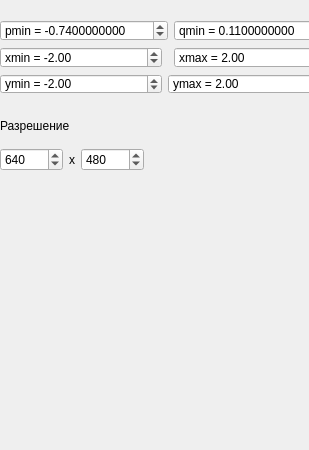
           <widget class="QWidget" name="page_3">
            <property name="geometry">
             <rect>
              <x>0</x>
              <y>0</y>
              <width>309</width>
              <height>450</height>
             </rect>
            </property>
            <attribute name="label">
             <string>Z(n+1) = Z(n)^2 + C</string>
            </attribute>
            <widget class="QWidget" name="layoutWidget_2">
             <property name="geometry">
              <rect>
               <x>0</x>
               <y>20</y>
               <width>336</width>
               <height>74</height>
              </rect>
             </property>
             <layout class="QGridLayout" name="gridLayout">
              <item row="0" column="2">
               <widget class="QDoubleSpinBox" name="qmin">
                <property name="sizePolicy">
                 <sizepolicy hsizetype="MinimumExpanding" vsizetype="MinimumExpanding">
                  <horstretch>0</horstretch>
                  <verstretch>0</verstretch>
                 </sizepolicy>
                </property>
                <property name="prefix">
                 <string>qmin = </string>
                </property>
                <property name="decimals">
                 <number>10</number>
                </property>
                <property name="minimum">
                 <double>-99990.000000000000000</double>
                </property>
                <property name="maximum">
                 <double>999999.989999999990687</double>
                </property>
                <property name="singleStep">
                 <double>0.500000000000000</double>
                </property>
                <property name="value">
                 <double>0.110000000000000</double>
                </property>
               </widget>
              </item>
              <item row="1" column="0">
               <widget class="QDoubleSpinBox" name="xmin">
                <property name="sizePolicy">
                 <sizepolicy hsizetype="MinimumExpanding" vsizetype="MinimumExpanding">
                  <horstretch>0</horstretch>
                  <verstretch>0</verstretch>
                 </sizepolicy>
                </property>
                <property name="prefix">
                 <string>xmin = </string>
                </property>
                <property name="minimum">
                 <double>-99.000000000000000</double>
                </property>
                <property name="value">
                 <double>-2.000000000000000</double>
                </property>
               </widget>
              </item>
              <item row="1" column="2">
               <widget class="QDoubleSpinBox" name="xmax">
                <property name="sizePolicy">
                 <sizepolicy hsizetype="MinimumExpanding" vsizetype="MinimumExpanding">
                  <horstretch>0</horstretch>
                  <verstretch>0</verstretch>
                 </sizepolicy>
                </property>
                <property name="prefix">
                 <string>xmax = </string>
                </property>
                <property name="suffix">
                 <string/>
                </property>
                <property name="value">
                 <double>2.000000000000000</double>
                </property>
               </widget>
              </item>
              <item row="2" column="0">
               <widget class="QDoubleSpinBox" name="ymin">
                <property name="sizePolicy">
                 <sizepolicy hsizetype="MinimumExpanding" vsizetype="MinimumExpanding">
                  <horstretch>0</horstretch>
                  <verstretch>0</verstretch>
                 </sizepolicy>
                </property>
                <property name="prefix">
                 <string>ymin = </string>
                </property>
                <property name="minimum">
                 <double>-99.000000000000000</double>
                </property>
                <property name="value">
                 <double>-2.000000000000000</double>
                </property>
               </widget>
              </item>
              <item row="2" column="1" colspan="2">
               <widget class="QDoubleSpinBox" name="ymax">
                <property name="sizePolicy">
                 <sizepolicy hsizetype="MinimumExpanding" vsizetype="MinimumExpanding">
                  <horstretch>0</horstretch>
                  <verstretch>0</verstretch>
                 </sizepolicy>
                </property>
                <property name="prefix">
                 <string>ymax = </string>
                </property>
                <property name="value">
                 <double>2.000000000000000</double>
                </property>
               </widget>
              </item>
              <item row="0" column="0" colspan="2">
               <widget class="QDoubleSpinBox" name="pmin">
                <property name="sizePolicy">
                 <sizepolicy hsizetype="MinimumExpanding" vsizetype="MinimumExpanding">
                  <horstretch>0</horstretch>
                  <verstretch>0</verstretch>
                 </sizepolicy>
                </property>
                <property name="prefix">
                 <string>pmin = </string>
                </property>
                <property name="decimals">
                 <number>10</number>
                </property>
                <property name="minimum">
                 <double>-999999.000000000000000</double>
                </property>
                <property name="maximum">
                 <double>9999999.990000000223517</double>
                </property>
                <property name="singleStep">
                 <double>0.100000000000000</double>
                </property>
                <property name="value">
                 <double>-0.740000000000000</double>
                </property>
               </widget>
              </item>
             </layout>
            </widget>
            <widget class="QWidget" name="layoutWidget">
             <property name="geometry">
              <rect>
               <x>0</x>
               <y>110</y>
               <width>144</width>
               <height>61</height>
              </rect>
             </property>
             <layout class="QVBoxLayout" name="verticalLayout_3">
              <item>
               <widget class="QLabel" name="label">
                <property name="text">
                 <string>Разрешение</string>
                </property>
               </widget>
              </item>
              <item>
               <layout class="QHBoxLayout" name="horizontalLayout_5">
                <item>
                 <widget class="QSpinBox" name="xRes">
                  <property name="maximum">
                   <number>100000</number>
                  </property>
                  <property name="value">
                   <number>640</number>
                  </property>
                 </widget>
                </item>
                <item>
                 <widget class="QLabel" name="label_25">
                  <property name="text">
                   <string>x</string>
                  </property>
                 </widget>
                </item>
                <item>
                 <widget class="QSpinBox" name="yRes">
                  <property name="maximum">
                   <number>100000</number>
                  </property>
                  <property name="value">
                   <number>480</number>
                  </property>
                 </widget>
                </item>
               </layout>
              </item>
             </layout>
            </widget>
            <zorder>layoutWidget</zorder>
            <zorder>layoutWidget_2</zorder>
           </widget>
